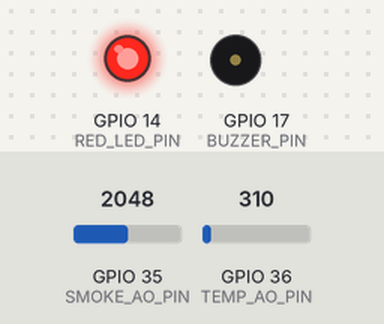
Simulated run of this sketch. Board: ESP32. On the bench: output pins drawn as LEDs (lit = HIGH), buzzer (waves = sounding). Dashed ring = blinking. The test bench sets the inputs (shaded band); at power-on: GPIO 36 (TEMP_AO_PIN) = 310, GPIO 35 (SMOKE_AO_PIN) = 2048. WiFi joins after 1.5 s; servers stay silent unless stated; uploads are accepted with an empty reply; what the sketch prints to the serial monitor is not drawn.

Above: at 0.1 s.
At 2.7 s:
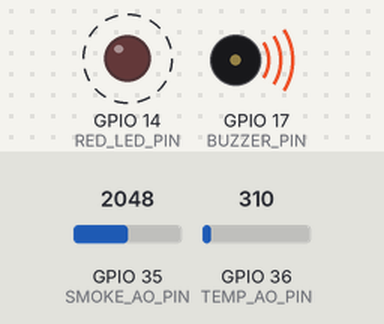
2.8 s: GPIO 36 (TEMP_AO_PIN) set to 110
5.8 s: GPIO 36 (TEMP_AO_PIN) set to 92
8.8 s: GPIO 35 (SMOKE_AO_PIN) set to 1060
11.8 s: GPIO 35 (SMOKE_AO_PIN) set to 952
Timing chart, 0 to 15.8 s (numbered marks = the images above; inputs shaded):
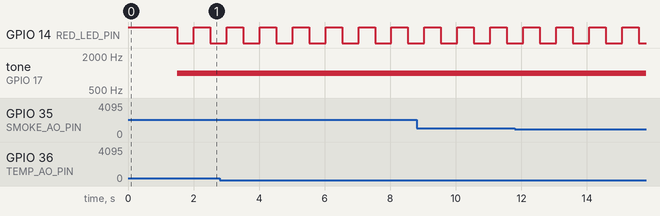

Measured:
- by itself, GPIO 14 (RED_LED_PIN): alternates HIGH for 0.50 s and LOW for 0.50 s

The sketch:

Sensors.ino
```cpp
#include <WiFi.h>
#include <HTTPClient.h>

// ==================== 用户配置区 ====================
const char* ssid = "HiwonderESP";
const char* password = "hiwonder";
const char* serverIP = "192.168.50.151";  // 修改为你的电脑IP
const int serverPort = 5000;
const String serverURL = "http://" + String(serverIP) + ":" + String(serverPort) + "/upload_sensor";
const String deviceID = "esp32_uno_1";

// ==================== 引脚定义 ====================
const int SMOKE_AO_PIN = A7;    // 烟雾传感器模拟引脚
const int TEMP_AO_PIN = A0;     // 温度传感器模拟引脚
const int BUZZER_PIN = 17;      // 无源蜂鸣器 PWM 引脚
const int RED_LED_PIN = 14;     // 红色LED（共阳极，低电平点亮）

// ==================== 阈值 ====================
const int SMOKE_THRESHOLD = 1500;   // 烟雾阈值
const int TEMP_LOW = 1400;          // 温度下限（低于此值报警）

// ==================== 全局变量 ====================
int smokeAnalog = 0;
int tempAnalog = 0;
bool fireAlert = false;

unsigned long previousMillis = 0;
const long blinkInterval = 500;       // 闪烁间隔 500ms
bool ledState = false;                 // 记录红灯亮灭状态

unsigned long lastUploadTime = 0;
const long uploadInterval = 5000;      // 上传间隔 5秒

// ==================== 函数声明 ====================
void connectWiFi();
void readSensors();
void updateAlert();
void controlLEDandBuzzer();
void uploadSensorData(String sensorType, int value, int alertLevel);

// ==================== setup ====================
void setup() {
  Serial.begin(115200);

  pinMode(RED_LED_PIN, OUTPUT);
  digitalWrite(RED_LED_PIN, HIGH);  // 初始熄灭（共阳极高电平）

  ledcSetup(0, 2000, 8);            // 蜂鸣器 PWM 通道0
  ledcAttachPin(BUZZER_PIN, 0);
  ledcWriteTone(0, 0);              // 静音

  connectWiFi();
}

// ==================== loop ====================
void loop() {
  readSensors();
  updateAlert();
  controlLEDandBuzzer();

  unsigned long now = millis();
  if (now - lastUploadTime >= uploadInterval) {
    lastUploadTime = now;
    int smokeAlert = (smokeAnalog > SMOKE_THRESHOLD) ? 1 : 0;
    int tempAlert = (tempAnalog < TEMP_LOW) ? 1 : 0;   // 仅判断低于下限
    uploadSensorData("smoke", smokeAnalog, smokeAlert);
    uploadSensorData("temperature", tempAnalog, tempAlert);
  }

  delay(100);
}

// ==================== 连接 WiFi ====================
void connectWiFi() {
  Serial.print("连接到 WiFi: ");
  Serial.println(ssid);
  WiFi.begin(ssid, password);
  while (WiFi.status() != WL_CONNECTED) {
    delay(500);
    Serial.print(".");
  }
  Serial.println("\n✅ WiFi 连接成功");
  Serial.print("本地 IP: ");
  Serial.println(WiFi.localIP());
}

// ==================== 读取传感器 ====================
void readSensors() {
  smokeAnalog = analogRead(SMOKE_AO_PIN);
  tempAnalog = analogRead(TEMP_AO_PIN);
  Serial.printf("烟雾 AO:%4d | 温度 AO:%4d\n", smokeAnalog, tempAnalog);
}

// ==================== 更新火灾标志 ====================
void updateAlert() {
  // 火灾条件：烟雾超阈值 或 温度低于下限
  fireAlert = (smokeAnalog > SMOKE_THRESHOLD) || (tempAnalog < TEMP_LOW);
}

// ==================== 控制 LED 和蜂鸣器 ====================
void controlLEDandBuzzer() {
  unsigned long currentMillis = millis();

  if (fireAlert) {
    ledcWriteTone(0, 1000);   // 蜂鸣器响
    if (currentMillis - previousMillis >= blinkInterval) {
      previousMillis = currentMillis;
      ledState = !ledState;
      digitalWrite(RED_LED_PIN, ledState ? LOW : HIGH);
    }
  } else {
    ledcWriteTone(0, 0);      // 停止频率
    ledcWrite(0, 0);          // 强制占空比为 0，彻底关闭 PWM
    digitalWrite(RED_LED_PIN, HIGH);
  }
}

// ==================== 上传传感器数据 ====================
void uploadSensorData(String sensorType, int value, int alertLevel) {
  if (WiFi.status() != WL_CONNECTED) return;

  HTTPClient http;
  http.begin(serverURL);
  http.addHeader("Content-Type", "application/json");

  String json = "{";
  json += "\"device_id\":\"" + deviceID + "\",";
  json += "\"sensor_type\":\"" + sensorType + "\",";
  json += "\"value\":" + String(value) + ",";
  json += "\"alert_level\":" + String(alertLevel);
  json += "}";

  int httpCode = http.POST(json);
  if (httpCode > 0) {
    Serial.printf("✅ 上传 %s 成功，HTTP %d\n", sensorType.c_str(), httpCode);
  } else {
    Serial.printf("❌ 上传 %s 失败，错误: %s\n", sensorType.c_str(), http.errorToString(httpCode).c_str());
  }
  http.end();
}
```
